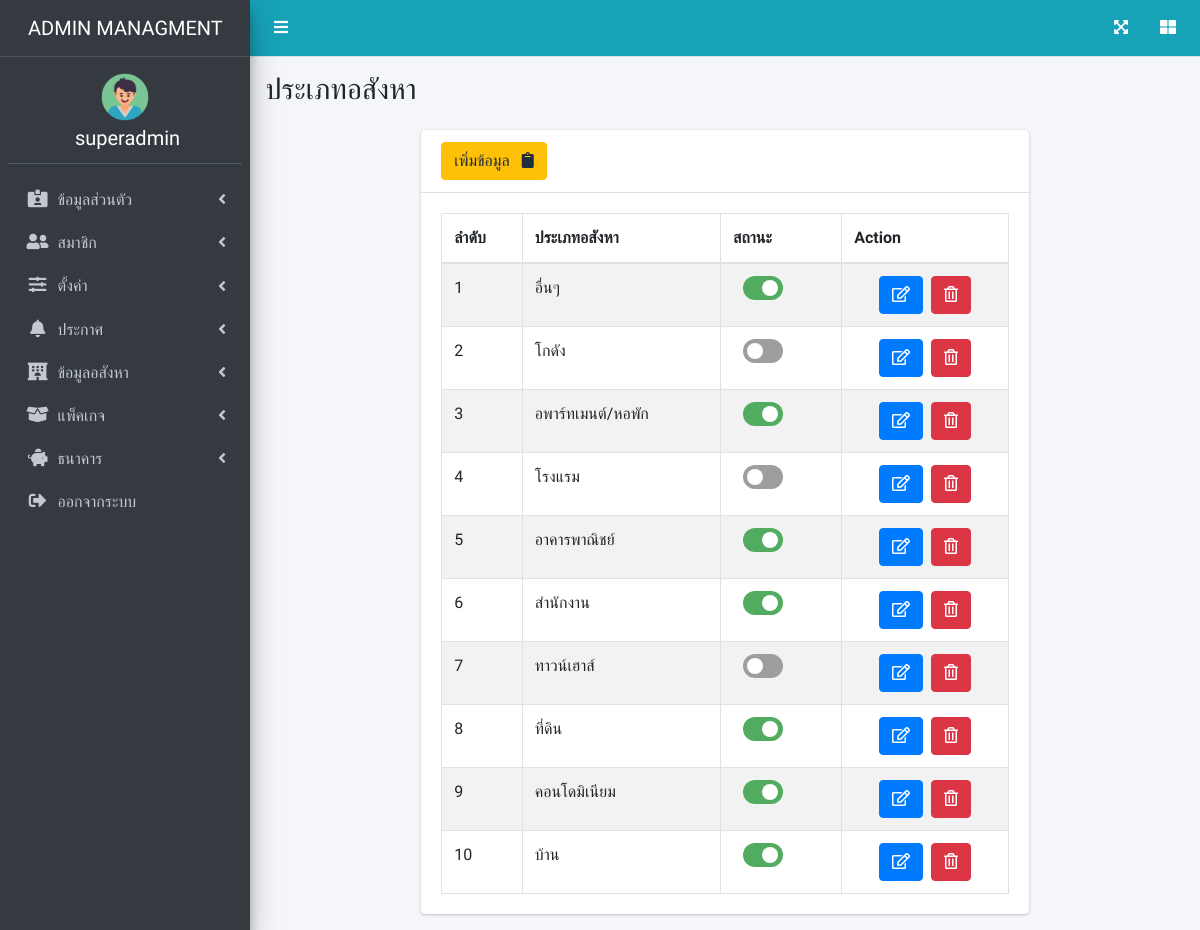
Page /page/propertise_type.php (signed in) on the earlier database version.
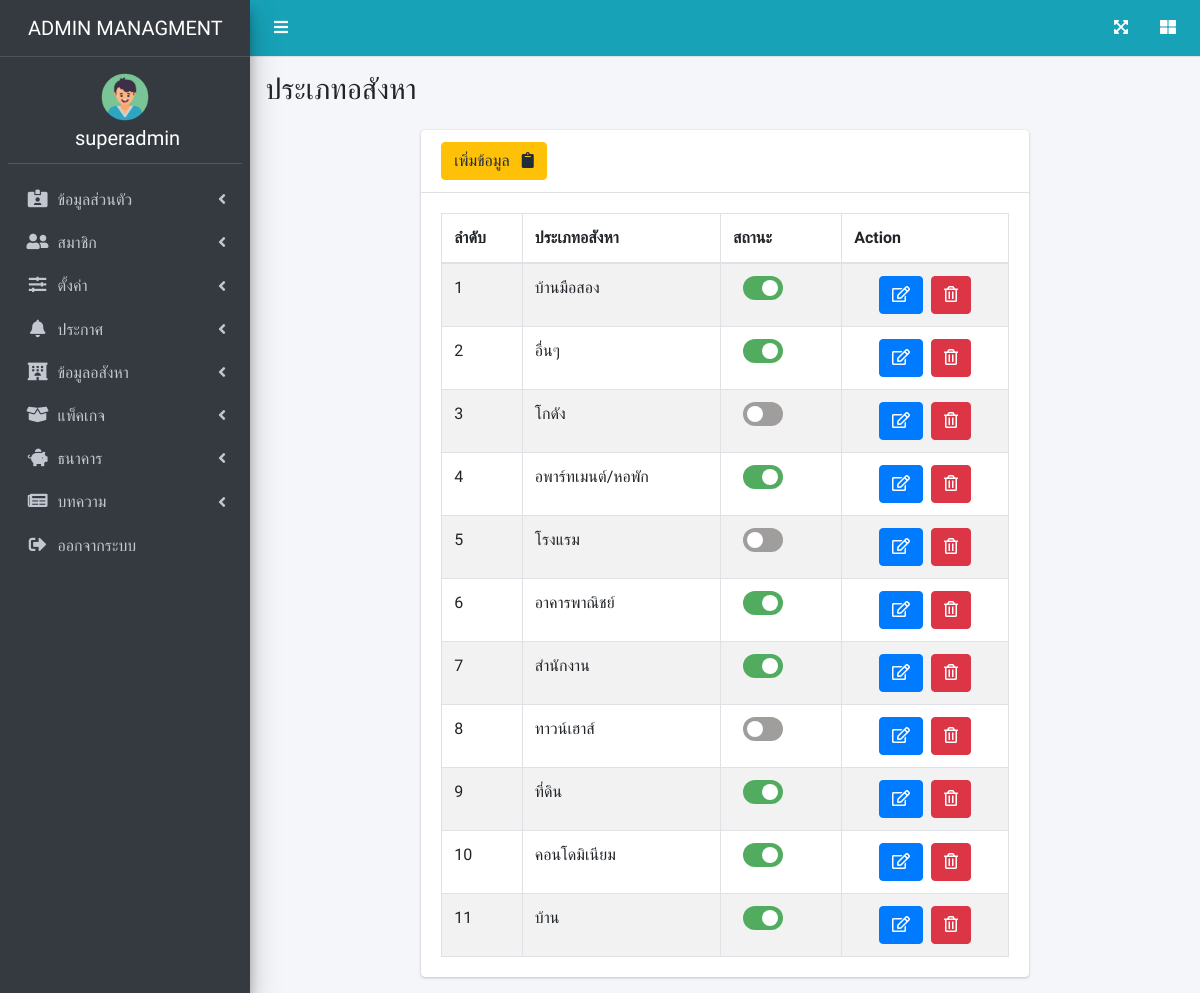
Same page on the later database version.
### tables this page shows
CREATE TABLE `user_role_type` (
  `id` int(10) NOT NULL,
  `name` varchar(255) NOT NULL,
  `type_icon` varchar(255) NOT NULL
);

CREATE TABLE `property_type` (
  `ptype_id` int(255) NOT NULL,
  `p_type` varchar(255) NOT NULL,
  `pt_status` enum('1','0') NOT NULL
);

### page/propertise_type.php (the view, shortened to what the changed rows need)
<?php
require_once('../dbconnect.php');
$sql2 = "SELECT * FROM property_type ORDER BY ptype_id DESC ";
$result2 = mysqli_query($con, $sql2);
$order = 1;
?>
<!DOCTYPE html>
<html lang="en">
<head>
    <link rel="stylesheet" href="https://cdnjs.cloudflare.com/ajax/libs/font-awesome/5.15.3/css/all.min.css" />
    <link rel="stylesheet" href="../css/adminlte.min.css">
    <link rel="stylesheet" href="../css/dataTables.bootstrap4.min.css">
    <link rel="stylesheet" href="../css/responsive.bootstrap4.min.css">
    <link rel="stylesheet" href="../css/buttons.bootstrap4.min.css">
    <link rel="stylesheet" href="../css/switch_insurance.css">
</head>
<body class="hold-transition sidebar-mini">
        <?php require('admin_nav.php') ?>
        <div class="content-wrapper">
            <section class="content-header">
                <div class="container-fluid">
                    <div class="row mb-2">
                        <div class="col-sm-6">
                            <h1 style="text-transform: uppercase">ประเภทอสังหา</h1>
                        </div>
                    </div>
                </div>
            </section>
            <section class="content">
                <div class="container-fluid ">
                    <div class="row">
                        <div class="col-8 offset-2">
                            <div class="card">
                                <div class="card-body">
                                    <table id="example1" class="table table-bordered table-striped">
                                        <thead>
                                            <tr>
                                                <th>ลำดับ</th>
                                                <th>ประเภทอสังหา</th>
                                                <th>สถานะ</th>
                                                <th>Action</th>
                                            </tr>
                                        </thead>
                                        <tbody>
                                            <?php while($row2 = mysqli_fetch_array($result2)) { ?>
                                                <tr>
                                                    <td><?php echo $order++ ?></td>
                                                    <td><?php echo $row2['p_type']; ?></td>
                                                    <td>
                                                <label class="switch">
                                                    <div class="slider round"> </div>
                                                </label>
                                                </td>
                                                    <td class="text-center"><a href="edit_propertise_type.php?id=<?php echo $row2['ptype_id']; ?>" class="btn btn-primary"><i class="far fa-edit"></a></i>&nbsp;
                                                    <a href="../backend/del_propertise_type.php?id=<?php echo $row2['ptype_id']; ?>" onclick="return confirm('Are you sure to delete ?')" class="btn btn-danger"><i class="far fa-trash-alt"></i></a></td>
                                                </tr>
                                            <?php  } ?>
                                        </tbody>
                                    </table>
                                </div>
                            </div>
                        </div>
                    </div>
</body>
</html>

### page/admin_nav.php (shortened to what the changed rows need)
<?php
require_once('../dbconnect.php');
$sqlrt = "SELECT * FROM user_role_type  ";
$resultrt = mysqli_query($con, $sqlrt);
?>
<div class="wrapper">
    <aside class="main-sidebar sidebar-dark-primary elevation-4">
        <div class="sidebar">
            <nav class="mt-2" id="connavbar">
                <ul class="nav nav-pills nav-sidebar flex-column" data-widget="treeview" role="menu" data-accordion="false">
                    <?php
                    if ($_SESSION['utype'] == 'admin') {
                        while ($rowrt = mysqli_fetch_array($resultrt)) {
                            echo " <li class='nav-item'>
            <a href='#' class='nav-link'>
              <i class='nav-icon $rowrt[type_icon]'></i>
              <p>
               $rowrt[name]
                <i class='fas fa-angle-left right'></i>
              </p>
            </a>
            <ul class='nav nav-treeview'>";
                            echo  "</ul></li>";
                        }
                    }
                    ?>
                </ul>
            </nav>
        </div>
    </aside>

Differences in the rows shown:
added user_role_type: name "บทความ"
added property_type: p_type "บ้านมือสอง"
